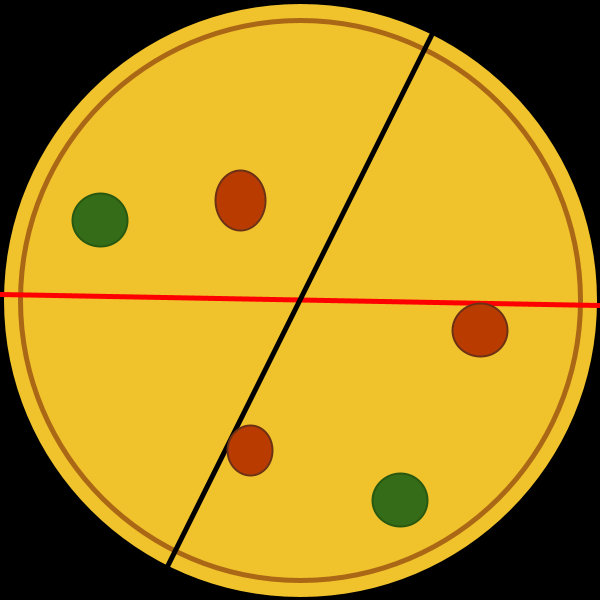
Frame 1 (no input)
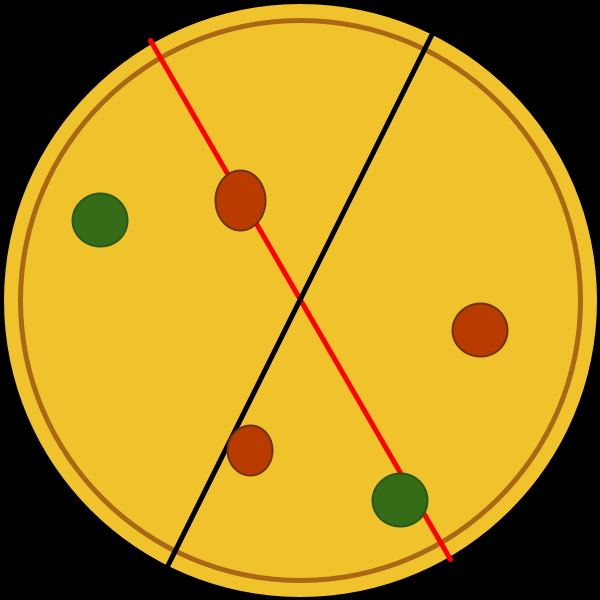
Frame 60 (the mouse pressed at the canvas centre just before this capture)
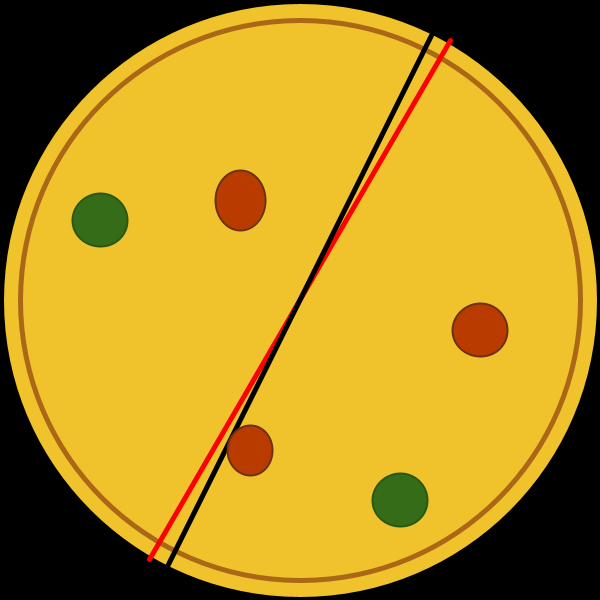
Frame 120 (the mouse held since frame 60 and released just before this capture)

The Processing sketch that drew these frames (run headless with seeded random() and noise(); from frame 60 on, the mouse is pressed at the canvas centre):

// Processing sketch: processing_164937
// ── processing_164937.pde

float uX1 = 0, uY1 = 0, uX2=0, uY2=0, deg =0, randDeg=0;
float tX1= 300, tY1=0, tX2=300, tY2 = 600;
float errRange = 0;
static float centerX = 300, centerY = 300, diameter = 600;
boolean isGameGoing= true, goRight = true;
void setup(){
    
  size(600,600);
  smooth();
  initBlackLine();
}
void initBlackLine(){
  randDeg = random(0, 180);
  tX1 = 300 - cos(radians(randDeg))*300;
  tY1 = 300 - sin(radians(randDeg))*300;
  tX2 = 300 + cos(radians(randDeg))*300;
  tY2 = 300 + sin(radians(randDeg))*300;
 
}
 
void keyPressed(){
 if(isGameGoing){
 float tVecX = tX2 - tX1;
 float tVecY = tY2 - tY1;
  
 float tVecMag = sqrt(tVecX * tVecX + tVecY * tVecY);
  
 float uVecX = uX2 - uX1;
 float uVecY = uY2 - uY1;
  
 float uVecMag = sqrt(uVecX * uVecX + uVecY * uVecY);
  
 float dot = tVecX * uVecX + tVecY * uVecY;
   
 float cosine = dot / (tVecMag * uVecMag);
 if(cosine>0)
   errRange = cosine * 100;
 else
   errRange = - cosine*100;
  isGameGoing = false;
 }
 else{
    
   isGameGoing = true;
 }
}
 
void draw(){
   

  
   if(isGameGoing){
       background(0,0,0);
       
       strokeWeight(7); 
       stroke(0);
       fill(#F0C22C);
       ellipse(centerX,centerY,diameter,diameter);
       strokeWeight(5);
       stroke(#AA6715);
       ellipse(centerX,centerY,diameter-40,diameter-40);

       // move CutterLine
       if(goRight) deg+=1; 
       else deg -=1;
        
       uX1 = 300 - cos(radians(deg))*300;
       uY1 = 300 - sin(radians(deg))*300;
       uX2 = 300 + cos(radians(deg))*300;
       uY2 = 300 + sin(radians(deg))*300;
     
      stroke(255,0,0);
      line(uX1, uY1, uX2, uY2);
      
       
        
      stroke(0,0,0);
      line(tX1,tY1,tX2,tY2);
   }
   else{
      textSize(30);
      fill(255,0,0);
      if(errRange<8){
        text(":) \nNice Cutter", 0, height *6/7);
        initBlackLine();
        goRight = !(goRight);
      }
      else{
        text(":( \nTry Again", 0, height *6/7);
      }
  }
   

   strokeWeight(2);
   smooth();
   stroke(#6C3115);
   fill(#B93B00);
      ellipse(240,200,50,60);
      ellipse(250,450,45,50);
      ellipse(480,330,55,53);
   stroke(#28580F);
   fill(#346C18);
      ellipse(400,500,55,53); 
      ellipse(100,220,55,53);
  
}
